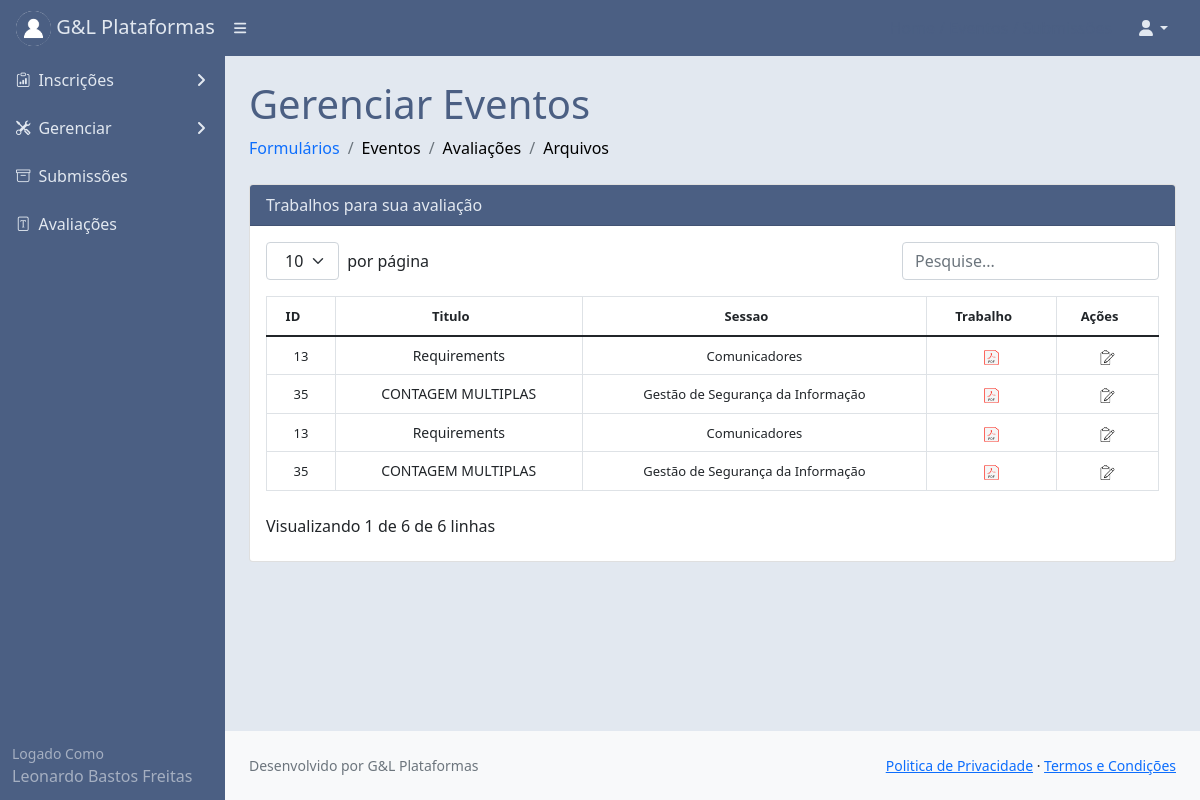
Page /avaliartrabalho/ (signed in) on the committed database.
### core/models.py (models this page shows, shortened)
class Usuariocd(models.Model):
    cpf = models.CharField(max_length=11)
    nome = models.CharField(max_length=300)
    cep = models.CharField(max_length=8)
    nascimento = models.DateField()
    email = models.EmailField()
    endereco = models.CharField(max_length=500)
    cidade = models.CharField(max_length=150)
    bairro = models.CharField(max_length=150)
    pais = models.CharField(max_length=150)
    instituicao = models.CharField(max_length=150)
    cmp = models.CharField(max_length=3)
    categ = models.CharField(max_length=150)
    cinfo = models.CharField(max_length=3)
    gestor_plataforma = models.CharField(max_length=3)
    autor = models.CharField(max_length=3)
    avaliador = models.CharField(max_length=3)
    lider = models.CharField(max_length=3)
    id_usuario = models.BigIntegerField()
    contato = models.BigIntegerField(null=True)
    perfil = models.FileField(upload_to='')

class Submissao(models.Model):
    data = models.DateTimeField(auto_now=True)
    trabalho = models.FileField(null=True, upload_to='')
    id_evento = models.BigIntegerField()
    sessao = models.BigIntegerField()
    id_usuario = models.BigIntegerField()
    status = models.CharField(max_length=30)
    av1 = models.CharField(max_length=30)
    av2 = models.CharField(max_length=30)
    av3 = models.CharField(max_length=30, null=True)
    data_av1 = models.DateTimeField(null=True)
    data_av2 = models.DateTimeField(null=True)
    data_av3 = models.DateTimeField(null=True)
    resumo = models.TextField()
    chave = models.TextField()
    titulo = models.CharField(max_length=150)
    autor = models.CharField(max_length=150)
    nota1 = models.BigIntegerField(null=True)
    nota2 = models.BigIntegerField(null=True)
    nota3 = models.BigIntegerField(null=True)
    progresso = models.BigIntegerField()
    a1 = models.BigIntegerField(null=True)
    a2 = models.BigIntegerField(null=True)
    a3 = models.BigIntegerField(null=True)

class Sessoes(models.Model):
    data_criacao = models.DateTimeField(auto_now=True)
    nome = models.CharField(max_length=150)
    descricao = models.CharField(max_length=150)
    lider = models.CharField(max_length=150)
    tema = models.CharField(max_length=150)
    formulario = models.BigIntegerField()
    id_evento= models.BigIntegerField()

### core/views.py (the view)
# urls.py: path('avaliartrabalho/', views.avaliartrabalho),
@login_required(login_url='/login/')
def avaliartrabalho(request):
    meuid = User.objects.filter(username=request.user)
    for m in meuid:
        mid = m.id
    usuarios = Usuariocd.objects.filter(id_usuario=mid)
    eventos = Evento.objects.filter(status='andamento')
    sessao = Sessoes.objects.all()
    formulario = Formulario.objects.all()
    avaliacao = Submissao.objects.filter(av1=mid)
    avaliacao2 = Submissao.objects.filter(av2=mid)
    avaliacao3 = Submissao.objects.filter(av3=mid)
    dados = {'eventos': eventos,
             'usuarios': usuarios,
             'sessao': sessao,
             'formulario': formulario,
             'avaliacao':avaliacao,
             'avaliacao2':avaliacao2,
             'avaliacao3':avaliacao3}
    return render(request,'avaliartrabalho.html',dados)

### templates/avaliartrabalho.html (shortened to what this page needs)
{% extends 'base.html' %}
{% load static %}
{% block content %}
<div id="layoutSidenav_content" style="background:#e2e8f0;">
                <main>
                    <div class="container-fluid px-4">
                        <h1 class="mt-4" style="color:#4B5F83;">Gerenciar Eventos</h1>
                        <ol class="breadcrumb mb-4">
                            <li class="breadcrumb-item"><a href="#" style="text-decoration:none;">Formulários</a></li>
                            <li class="breadcrumb-item text-secondary">
                                <a href="#" style="text-decoration:none;">
                                <font color="black"> Eventos
                                </font>
                                </a></li>
                            <li class="breadcrumb-item active"><a href="#" style="text-decoration:none;">
                               <font color="black"> Avaliações </font>
                            </a> </li>
                             <li class="breadcrumb-item active"><a href="/arquivos/" style="text-decoration:none;">
                               <font color="black"> Arquivos </font>
                            </a> </li>
                        </ol>
                                <p class="mb-0">
                                  <div class="card">
                                      <div class="card-header" style="background:#4B5F83;color:#e2e8f0;">
                                          Trabalhos para sua avaliação
                                      </div>
                                <div class="card-body">
                                  <table  class="table" id="datatablesSimple">
                                    <thead >
                                        <tr >
                                            <th class="text-center">
                                                <font size="2px">ID</font>
                                            </th>
                                            <th class="text-center"><font size="2px">Titulo</font></th>
                                            <th class="text-center"><font size="2px">Sessao</font></th>
                                            <th class="text-center"><font size="2px">Trabalho</font></th>
                                            <th class="text-center"><font size="2px">Ações</font></th>
                                        </tr>
                                    </thead>
                                    <tbody>
                                            {% for avaliacao in avaliacao %}
                                             <tr class="text-center">
                                             <td><font size="2px">{{avaliacao.id}}</font></td>
                                                 <td>
                                                {{avaliacao.titulo}}
                                                 </td>
                                            <td>
                                                {% for sessao in sessao %}
                                                {% if sessao.id == avaliacao.sessao %}
                                                <font size="2px">
                                                {{ sessao.nome }}
                                                </font></td>
                                                 {% endif %}
                                                 {% endfor %}
                                            <td>
                                                <font size="2px">
                                                <font size="2px">
                                                <a href="/media/{{avaliacao.trabalho}}"
                                                style="text-decoration:none;"
                                                target="_blank" rel="noopener noreferrer">
                                                    <img height="15" width="15"
                                                            src={% static "assets/pdficon.png" %}>
                                                </a>
                                            </font>
                                                </font></td>
                                                 <td><font size="2px">
                                                    <a type="button"
                                                       href="/pontuartrabalho/?id={{avaliacao.id}}">
                                                    <img src={% static "assets/editartrabalho.png" %}
                                                         width="15" height="15" />
                                                    </a>
                                            </font></td>
                                        </tr>
                                                {% endfor %}
                                            {% for avaliacao2 in avaliacao2 %}                                                                                 <tr>
                                              <tr class="text-center">
                                             <td><font size="2px">{{avaliacao2.id}}</font></td>
                                                 <td>
                                                {{avaliacao2.titulo}}
                                                 </td>
                                            <td>
                                                {% for sessao in sessao %}
                                                {% if sessao.id == avaliacao2.sessao %}
                                                <font size="2px">
                                                {{ sessao.nome }}
                                                </font></td>
                                                 {% endif %}
                                                 {% endfor %}
                                            <td>
                                                <font size="2px">
                                                <font size="2px">
                                                <a href="/media/{{avaliacao2.trabalho}}"
                                                style="text-decoration:none;"
                                                target="_blank" rel="noopener noreferrer">
                                                    <img height="15" width="15"
                                                            src={% static "assets/pdficon.png" %}>
                                                </a>
                                            </font>
                                                </font></td>
                                                 <td><font size="2px">
                                                    <a type="button"
                                                       href="/pontuartrabalho/?id={{avaliacao2.id}}">
                                                    <img src={% static "assets/editartrabalho.png" %}
                                                         width="15" height="15" />
                                                    </a>
                                                </div>
                                                {% endfor %}
                                </div>
                        </div>
                    </div>
                <footer class="py-4 bg-light mt-auto">
                    <div class="container-fluid px-4">
                        <div class="d-flex align-items-center justify-content-between small">
                            <div class="text-muted">Desenvolvido por G&L Plataformas</div>
                            <div>
                                <a href="#">Politica de Privacidade</a>
                                &middot;
                                <a href="#">Termos e Condições</a>
                            </div>
                        </div>
                    </div>
                </footer>
{% endblock %}

### templates/base.html (shortened to what this page needs)
{% load static %}
<!DOCTYPE html>
<html lang="pt-br">
    <head>
        <link href={% static "css/styles.css" %} rel="stylesheet" />
        <link href={% static "css/step.css" %} rel="stylesheet" />
        <link href={% static "css/gira.css" %} rel="stylesheet" />
        <link rel="stylesheet" href="https://cdn.jsdelivr.net/npm/bootstrap-icons@1.3.0/font/bootstrap-icons.css">
    </head>
    <body>
        <nav class="sb-topnav navbar navbar-expand navbar-dark" style="background:#4B5F83;">
            <a class="navbar-brand ps-3" href="#" style="color:#e2e8f0;">
                {% for usuarios in usuarios %}
                <img src="/media/{{usuarios.perfil}}"
                     alt="Admin"
                     class="rounded-circle"
                     width="35" height="35"> G&L Plataformas
                {% endfor %}
            </a>
            <button class="btn btn-link btn-sm order-1 order-lg-0 me-4 me-lg-0" id="sidebarToggle" href="#!"><i class="fas fa-bars" style="color:#e2e8f0;"></i></button>
            <form class="d-none d-md-inline-block form-inline ms-auto me-0 me-md-3 my-2 my-md-0">
                <a href="#" style="text-decoration:none; color:#4B5F83;">
                </a>
                <a href="#" style="text-decoration:none; color:#4B5F83;">
                </a>
                <a href="/submissoes/" style="text-decoration:none; color:#4B5F83;">
                </a>
            </form>
            <ul class="navbar-nav ms-auto ms-md-0 me-3 me-lg-4">
                <li class="nav-item dropdown">
                    <a class="nav-link dropdown-toggle" id="navbarDropdown" href="#" role="button" data-bs-toggle="dropdown" aria-expanded="false" style="color:#e2e8f0;"><i class="fas fa-user fa-fw"></i></a>
                </li>
            </ul>
        </nav>
        <div id="layoutSidenav">
            <div id="layoutSidenav_nav" >
                <nav class="sb-sidenav accordion sb-sidenav-dark" id="sidenavAccordion" >
                    <div class="sb-sidenav-menu" style="background:#4B5F83;">
                        <div class="nav">
                             <a class="nav-link collapsed" href="#" data-bs-toggle="collapse" data-bs-target="#pagesCollapseAuth" aria-expanded="false" aria-controls="pagesCollapseAuth">
                                        <div class="sb-nav-link-icon" style="color:#e2e8f0;"><i class="bi bi-clipboard-data"></i></div>
                                        <div style="color:#e2e8f0;">Inscrições</div>
                                        <div class="sb-sidenav-collapse-arrow" style="color:#e2e8f0;"><i class="fas fa-angle-down"></i></div>
                                    </a>
                            {% for usuarios in usuarios %}
                            {% if usuarios.gestor_plataforma == 'sim' %}
                            <a class="nav-link collapsed" href="#" data-bs-toggle="collapse" data-bs-target="#collapsePages" aria-expanded="false" aria-controls="collapsePages">
                                <div class="sb-nav-link-icon" style="color:#e2e8f0;"><i class="bi bi-tools"></i></div>
                                <div style="color:#e2e8f0;">Gerenciar</div>
                                <div class="sb-sidenav-collapse-arrow" style="color:#e2e8f0;"><i class="fas fa-angle-down"></i></div>
                            </a>
                            {% endif %}
                            {% endfor %}
                            <a class="nav-link" href="/submetidos/" style="color:#e2e8f0;">
                                <div class="sb-nav-link-icon" style="color:#e2e8f0;"><i class="bi bi-archive"></i></div>
                                <div style="color:#e2e8f0;">Submissões</div>
                            </a>
                            {% for usuarios in usuarios %}
                            {% if usuarios.avaliador == 'sim' %}
                            <a class="nav-link" href="/avaliartrabalho/" style="color:#e2e8f0;">
                                <div class="sb-nav-link-icon" style="color:#e2e8f0;"><i class="bi bi-file-font"></i></div>
                                <div style="color:#e2e8f0;">Avaliações</div>
                            </a>
                            {% endif %}
                            {% endfor %}
                        </div>
                    </div>
                    <div class="sb-sidenav-footer" style="background:#4B5F83;">
                        <div class="small" >Logado Como</div>
                        {% for usuarios in usuarios %}
                        {{usuarios.nome}}
                        {% endfor %}
                    </div>
                </nav>
            </div>
{% block content %}{% endblock %}
    </body>
</html>

### static/css/step.css (style rules this page uses)
:root { --prm-color: #0381ff; --prm-gray:#4B5F83; }

### rows in the picture
Usuariocd: perfil (picture), gestor_plataforma "sim" (drawn), avaliador "sim" (drawn), nome "Leonardo Bastos Freitas"
Submissao: id "13", titulo "Requirements"
Sessoes: nome "Comunicadores"
Submissao: id "35", titulo "CONTAGEM MULTIPLAS"
Sessoes: nome "Gestão de Segurança da Informação"
